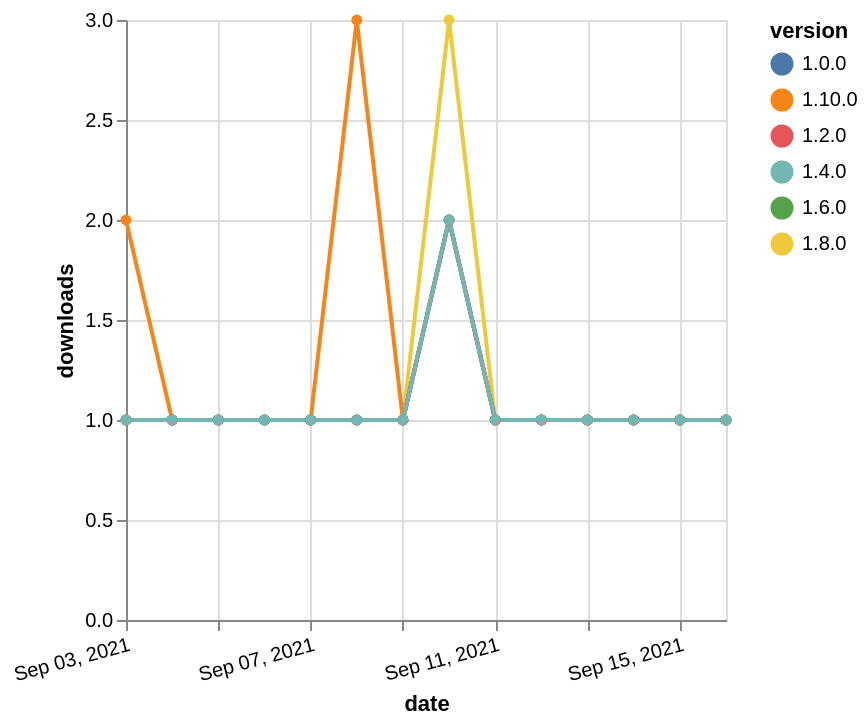

Vega-Lite specification for this chart:
### Vega-Lite specification from a JSON file in a GitHub repository (floating-point values rounded to 4 significant figures)
{"$schema": "https://vega.github.io/schema/vega-lite/v5.json", "description": "A simple bar chart with embedded data.", "data": {"values": [{"date": "2021-09-03", "total": 163, "delta": 1, "version": "1.6.0"}, {"date": "2021-09-04", "total": 164, "delta": 1, "version": "1.6.0"}, {"date": "2021-09-05", "total": 165, "delta": 1, "version": "1.6.0"}, {"date": "2021-09-06", "total": 166, "delta": 1, "version": "1.6.0"}, {"date": "2021-09-07", "total": 167, "delta": 1, "version": "1.6.0"}, {"date": "2021-09-08", "total": 168, "delta": 1, "version": "1.6.0"}, {"date": "2021-09-09", "total": 169, "delta": 1, "version": "1.6.0"}, {"date": "2021-09-10", "total": 171, "delta": 2, "version": "1.6.0"}, {"date": "2021-09-11", "total": 172, "delta": 1, "version": "1.6.0"}, {"date": "2021-09-12", "total": 173, "delta": 1, "version": "1.6.0"}, {"date": "2021-09-13", "total": 174, "delta": 1, "version": "1.6.0"}, {"date": "2021-09-14", "total": 175, "delta": 1, "version": "1.6.0"}, {"date": "2021-09-15", "total": 176, "delta": 1, "version": "1.6.0"}, {"date": "2021-09-16", "total": 177, "delta": 1, "version": "1.6.0"}, {"date": "2021-09-03", "total": 194, "delta": 1, "version": "1.8.0"}, {"date": "2021-09-04", "total": 195, "delta": 1, "version": "1.8.0"}, {"date": "2021-09-05", "total": 196, "delta": 1, "version": "1.8.0"}, {"date": "2021-09-06", "total": 197, "delta": 1, "version": "1.8.0"}, {"date": "2021-09-07", "total": 198, "delta": 1, "version": "1.8.0"}, {"date": "2021-09-08", "total": 199, "delta": 1, "version": "1.8.0"}, {"date": "2021-09-09", "total": 200, "delta": 1, "version": "1.8.0"}, {"date": "2021-09-10", "total": 203, "delta": 3, "version": "1.8.0"}, {"date": "2021-09-11", "total": 204, "delta": 1, "version": "1.8.0"}, {"date": "2021-09-12", "total": 205, "delta": 1, "version": "1.8.0"}, {"date": "2021-09-13", "total": 206, "delta": 1, "version": "1.8.0"}, {"date": "2021-09-14", "total": 207, "delta": 1, "version": "1.8.0"}, {"date": "2021-09-15", "total": 208, "delta": 1, "version": "1.8.0"}, {"date": "2021-09-16", "total": 209, "delta": 1, "version": "1.8.0"}, {"date": "2021-09-03", "total": 121, "delta": 2, "version": "1.10.0"}, {"date": "2021-09-04", "total": 122, "delta": 1, "version": "1.10.0"}, {"date": "2021-09-05", "total": 123, "delta": 1, "version": "1.10.0"}, {"date": "2021-09-06", "total": 124, "delta": 1, "version": "1.10.0"}, {"date": "2021-09-07", "total": 125, "delta": 1, "version": "1.10.0"}, {"date": "2021-09-08", "total": 128, "delta": 3, "version": "1.10.0"}, {"date": "2021-09-09", "total": 129, "delta": 1, "version": "1.10.0"}, {"date": "2021-09-10", "total": 131, "delta": 2, "version": "1.10.0"}, {"date": "2021-09-11", "total": 132, "delta": 1, "version": "1.10.0"}, {"date": "2021-09-12", "total": 133, "delta": 1, "version": "1.10.0"}, {"date": "2021-09-13", "total": 134, "delta": 1, "version": "1.10.0"}, {"date": "2021-09-14", "total": 135, "delta": 1, "version": "1.10.0"}, {"date": "2021-09-15", "total": 136, "delta": 1, "version": "1.10.0"}, {"date": "2021-09-16", "total": 137, "delta": 1, "version": "1.10.0"}, {"date": "2021-09-03", "total": 238, "delta": 1, "version": "1.0.0"}, {"date": "2021-09-04", "total": 239, "delta": 1, "version": "1.0.0"}, {"date": "2021-09-05", "total": 240, "delta": 1, "version": "1.0.0"}, {"date": "2021-09-06", "total": 241, "delta": 1, "version": "1.0.0"}, {"date": "2021-09-07", "total": 242, "delta": 1, "version": "1.0.0"}, {"date": "2021-09-08", "total": 243, "delta": 1, "version": "1.0.0"}, {"date": "2021-09-09", "total": 244, "delta": 1, "version": "1.0.0"}, {"date": "2021-09-10", "total": 246, "delta": 2, "version": "1.0.0"}, {"date": "2021-09-11", "total": 247, "delta": 1, "version": "1.0.0"}, {"date": "2021-09-12", "total": 248, "delta": 1, "version": "1.0.0"}, {"date": "2021-09-13", "total": 249, "delta": 1, "version": "1.0.0"}, {"date": "2021-09-14", "total": 250, "delta": 1, "version": "1.0.0"}, {"date": "2021-09-15", "total": 251, "delta": 1, "version": "1.0.0"}, {"date": "2021-09-16", "total": 252, "delta": 1, "version": "1.0.0"}, {"date": "2021-09-03", "total": 190, "delta": 1, "version": "1.2.0"}, {"date": "2021-09-04", "total": 191, "delta": 1, "version": "1.2.0"}, {"date": "2021-09-05", "total": 192, "delta": 1, "version": "1.2.0"}, {"date": "2021-09-06", "total": 193, "delta": 1, "version": "1.2.0"}, {"date": "2021-09-07", "total": 194, "delta": 1, "version": "1.2.0"}, {"date": "2021-09-08", "total": 195, "delta": 1, "version": "1.2.0"}, {"date": "2021-09-09", "total": 196, "delta": 1, "version": "1.2.0"}, {"date": "2021-09-10", "total": 198, "delta": 2, "version": "1.2.0"}, {"date": "2021-09-11", "total": 199, "delta": 1, "version": "1.2.0"}, {"date": "2021-09-12", "total": 200, "delta": 1, "version": "1.2.0"}, {"date": "2021-09-13", "total": 201, "delta": 1, "version": "1.2.0"}, {"date": "2021-09-14", "total": 202, "delta": 1, "version": "1.2.0"}, {"date": "2021-09-15", "total": 203, "delta": 1, "version": "1.2.0"}, {"date": "2021-09-16", "total": 204, "delta": 1, "version": "1.2.0"}, {"date": "2021-09-03", "total": 184, "delta": 1, "version": "1.4.0"}, {"date": "2021-09-04", "total": 185, "delta": 1, "version": "1.4.0"}, {"date": "2021-09-05", "total": 186, "delta": 1, "version": "1.4.0"}, {"date": "2021-09-06", "total": 187, "delta": 1, "version": "1.4.0"}, {"date": "2021-09-07", "total": 188, "delta": 1, "version": "1.4.0"}, {"date": "2021-09-08", "total": 189, "delta": 1, "version": "1.4.0"}, {"date": "2021-09-09", "total": 190, "delta": 1, "version": "1.4.0"}, {"date": "2021-09-10", "total": 192, "delta": 2, "version": "1.4.0"}, {"date": "2021-09-11", "total": 193, "delta": 1, "version": "1.4.0"}, {"date": "2021-09-12", "total": 194, "delta": 1, "version": "1.4.0"}, {"date": "2021-09-13", "total": 195, "delta": 1, "version": "1.4.0"}, {"date": "2021-09-14", "total": 196, "delta": 1, "version": "1.4.0"}, {"date": "2021-09-15", "total": 197, "delta": 1, "version": "1.4.0"}, {"date": "2021-09-16", "total": 198, "delta": 1, "version": "1.4.0"}]}, "width": "container", "mark": {"type": "line", "point": {"filled": true}}, "encoding": {"x": {"field": "date", "type": "temporal", "timeUnit": "yearmonthdate", "title": "date", "axis": {"labelAngle": -15}}, "y": {"field": "delta", "type": "quantitative", "title": "downloads"}, "color": {"field": "version", "type": "nominal"}, "tooltip": {"field": "delta"}}}
